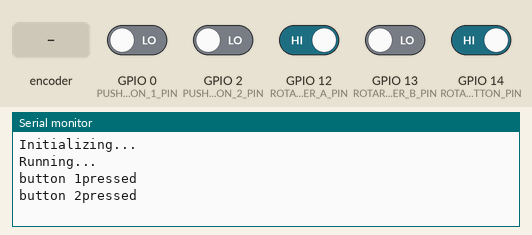
Simulated run of this program. Board: ESP8266 (NodeMCU). Shown: the last lines printed to the serial monitor. The inputs (shaded band) are chosen by the test bench; at power-on: GPIO 12 (ROTARY_ENCODER_A_PIN), GPIO 14 (ROTARY_ENCODER_BUTTON_PIN) HIGH, GPIO 0 (PUSHBUTTON_1_PIN), GPIO 2 (PUSHBUTTON_2_PIN), GPIO 13 (ROTARY_ENCODER_B_PIN) LOW.

Above: at 1.2 s.
1.3 s: rotary encoder on GPIO 12 (ROTARY_ENCODER_A_PIN) / GPIO 13 (ROTARY_ENCODER_B_PIN) turned 1 step (first pin leading)
At 2.1 s:
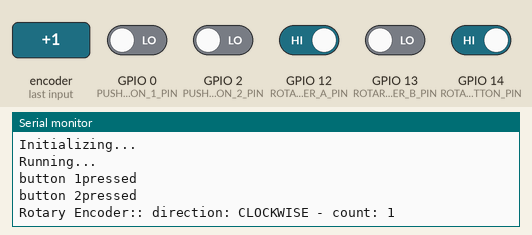
3.0 s: GPIO 14 (ROTARY_ENCODER_BUTTON_PIN) driven LOW
At 3.9 s:
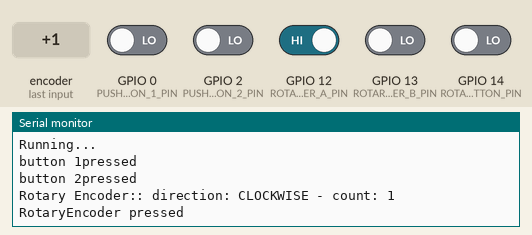
4.5 s: rotary encoder on GPIO 12 (ROTARY_ENCODER_A_PIN) / GPIO 13 (ROTARY_ENCODER_B_PIN) turned 2 steps (second pin leading)
At 5.6 s:
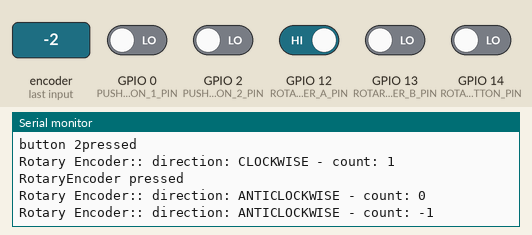

The program:

main.cpp
```cpp
#include <Arduino.h>
#include <stdlib.h>
#include <ESP8266WiFi.h>
#include "ESPAsyncWebServer.h"
#include <NeoPixelBus.h>
#include <NeoPixelAnimator.h>
#include "RTClib.h"
#include "Rotary_Encoder.h"
#include "Buttons.h"

// -------------------------------------------Buttons
//const int buttonPin = 12;  // the number of the pushbutton pin


const int debugLedPin = 2;    // the number of the LED pin

// -------------------------------------------RTC
RTC_PCF8563 rtc;
char daysOfTheWeek[7][12] = {"Sunday", "Monday", "Tuesday", "Wednesday", "Thursday", "Friday", "Saturday"};

// -------------------------------------------Server Stuff
//const char* ssid = "FRITZ!Box 7530 MX";
//const char* password =  "97931520760499136656";

//AsyncWebServer server(80);

// -------------------------------------------Neopixel Stuff
const uint16_t PixelCount = 20;
const uint8_t PixelPin = 2;

enum directionType {
    SUNSET,
    SUNRISE
};
directionType direction = SUNRISE;


//NeoPixelBus<NeoGrbFeature, NeoWs2812xMethod> strip(PixelCount, PixelPin);
// For Esp8266, the Pin is omitted and it uses GPIO3 due to DMA hardware use.
// There are other Esp8266 alternative methods that provide more pin options, but also have
// other side effects.
// for details see wiki linked here https://github.com/Makuna/NeoPixelBus/wiki/ESP8266-NeoMethods

// Neopixel Time Info:
// NEO_MILLISECONDS        1    // ~65 seconds max duration, ms updates
// NEO_CENTISECONDS       10    // ~10.9 minutes max duration, centisecond updates
// NEO_DECISECONDS       100    // ~1.8 hours max duration, decisecond updates
// NEO_SECONDS          1000    // ~18.2 hours max duration, second updates
// NEO_DECASECONDS     10000    // ~7.5 days, 10 second updates

NeoPixelBus<NeoRgbwFeature, NeoWs2812xMethod> strip(PixelCount, PixelPin);
NeoPixelAnimator animations(PixelCount, NEO_CENTISECONDS);

void setup() {

    Serial.begin(74880);

    while (!Serial); // wait for serial attach

    Serial.println();
    Serial.println("Initializing...");
    Serial.flush();

    // this resets all the neopixels to an off state
    // strip.Begin();
    // strip.Show();

    setupPushbuttons();

    /*
    if (! rtc.begin()) {
        Serial.println("Couldn't find RTC");
        Serial.flush();
        while (1) delay(10);
    }

    if (rtc.lostPower()) {
        Serial.println("RTC is NOT initialized, let's set the time!");
        rtc.adjust(DateTime(F(__DATE__), F(__TIME__)));
    }
    rtc.start();
    */

    /*
    WiFi.begin(ssid, password);

    while (WiFi.status() != WL_CONNECTED) {
    delay(1000);
    Serial.println("Connecting to WiFi..");
    }

    Serial.println(WiFi.localIP());

    server.on(
        "/post",
        HTTP_POST,
        [](AsyncWebServerRequest * request){},
        NULL,
        [](AsyncWebServerRequest * request, uint8_t *data, size_t len, size_t index, size_t total) {

        String data_string = "";
        for (size_t i = 0; i < len; i++) {
            Serial.write(data[i]);
            data_string += (char)data[i];
        }

        Serial.println();

        Serial.println("REPEAT:"+ data_string);

        minutes_to_alarm = data_string.toInt(); // ascii to integer

        //Reset LED
        strip.Begin();
        strip.Show();

        request->send(200);
    });

    server.begin();
    */

    /*
    rotaryEncoder.begin();
    rotaryEncoder.setup(readEncoderISR);
    rotaryEncoder.setBoundaries(0, 1000, false); //minValue, maxValue, circleValues true|false (when max go to min and vice versa)
    rotaryEncoder.setAcceleration(250);
    */

    setupRotaryEncoder();
    attachInterrupt(digitalPinToInterrupt(ROTARY_ENCODER_A_PIN), INTERRUPT_handler, RISING);

    Serial.println();
    Serial.println("Running...");
}

//Animation to define turning off behavior
void TurnOffSetupAnimationSet(){
    for (uint16_t pixel = 0; pixel < PixelCount; pixel++)
    {
        //uint16_t time = random(100, 400);
        //uint16_t time = pixel*50;
        //uint16_t time = 40 + (5*exp(pow(-((pixel*(3.1/PixelCount))),2)));
        uint16_t time = 1;

        RgbwColor originalColor = strip.GetPixelColor(pixel);
        RgbwColor targetColor = RgbwColor(0, 0, 0, 0);
        AnimEaseFunction easing;

        easing = NeoEase::ExponentialOut;

        AnimUpdateCallback animUpdate = [=](const AnimationParam& param)
        {

            float progress = easing(param.progress);

            RgbwColor updatedColor = RgbwColor::LinearBlend(originalColor, targetColor, progress);
            strip.SetPixelColor(pixel, updatedColor);
        };

        animations.StartAnimation(pixel, time, animUpdate);
    }
}

//Animation to define turning on behavior
void TurnOnSetupAnimationSet(){
    // setup some animations
    for (uint16_t pixel = 0; pixel < PixelCount; pixel++)
    {
        uint16_t time = (3000 - (2500*exp(-pow((((double_t)(0.25*pixel))-((double_t)PixelCount/8)),2))))*2;

        // each animation starts with the color that was present
        RgbwColor originalColor = strip.GetPixelColor(pixel);
        // and ends with the targetColor
        RgbwColor targetColor = RgbwColor(63, 255, 0, 255); //order is actually grbw!
        // with the ease function
        AnimEaseFunction easing;

        easing = NeoEase::Gamma;

        AnimUpdateCallback animUpdate = [=](const AnimationParam& param)
        {
            // progress will start at 0.0 and end at 1.0
            // we convert to the curve we want
            float progress = easing(param.progress);

            // use the curve value to apply to the animation
            RgbwColor updatedColor = RgbwColor::LinearBlend(originalColor, targetColor, progress);
            strip.SetPixelColor(pixel, updatedColor);
        };

        // now use the animation properties we just calculated and start the animation
        // which will continue to run and call the update function until it completes
        animations.StartAnimation(pixel, time, animUpdate);
    }
}

void loop() {
    // put your main code here, to run repeatedly:

    //DateTime now = rtc.now();

/*
    Serial.print(now.year(), DEC);
    Serial.print('/');
    Serial.print(now.month(), DEC);
    Serial.print('/');
    Serial.print(now.day(), DEC);
    Serial.print(" (");
    Serial.print(daysOfTheWeek[now.dayOfTheWeek()]);
    Serial.print(") ");
    Serial.print(now.hour(), DEC);
    Serial.print(':');
    Serial.print(now.minute(), DEC);
    Serial.print(':');
    Serial.print(now.second(), DEC);
    Serial.println();
*/
/*
    if (rotaryEncoder.encoderChanged())
    {
        Serial.println(rotaryEncoder.readEncoder());
    }
    if (rotaryEncoder.isEncoderButtonClicked())
    {
        Serial.println("button pressed");
    }
*/

    // if (animations.IsAnimating())
    // {
    //     // the normal loop just needs these two to run the active animations
    //     animations.UpdateAnimations();
    //     strip.Show();
    // }
    // else
    // {
    //     Serial.println();
    //     Serial.println("Setup Next Set...");
    //     // example function that sets up some animations
    //     if (direction == SUNRISE) {
    //         TurnOnSetupAnimationSet();
    //         direction = SUNSET; //
    //         //digitalWrite(ledPin, LOW);
    //         Serial.println("Setup Next Set Bright...");
    //         }
    //     else if (direction == SUNSET) {
    //         TurnOffSetupAnimationSet();
    //         direction = SUNRISE;
    //         //digitalWrite(ledPin, HIGH);
    //         Serial.println("Setup Next Set Dark...");
    //         }
    // }

    if (prev_counter != counter) {
        Serial.print("Rotary Encoder:: direction: ");
    if (rotary_direction == DIRECTION_CW)
        Serial.print("CLOCKWISE");
    else
        Serial.print("ANTICLOCKWISE");

        Serial.print(" - count: ");
        Serial.println(counter);

        prev_counter = counter;
    }

    static menuState menuState;
    handleButtonEvent(menuState);
    handleRotaryEncoderButtonEvent();

    //delay(5000);
}
```

Buttons.h
```cpp
#include <Arduino.h>

// -------------------------------------------Menu System
typedef struct menuState{
    int selectedBoard = 0; // 0 - none, 1 - Master, 2-4 Rest
} menuState;

// -------------------------------------------Push Button
#define PUSHBUTTON_1_PIN 0
#define PUSHBUTTON_2_PIN 2
// #define PUSHBUTTON_3_PIN 16
// #define PUSHBUTTON_4_PIN 15 //see issue#2

int pushButtonPinArr[] = {PUSHBUTTON_1_PIN, PUSHBUTTON_2_PIN};

void setupPushbuttons(){
    for(int i = 0; i < 2; i++){
        pinMode(pushButtonPinArr[i], INPUT);
    }
}

void handleButtonEvent(menuState &menuState){
    static bool buttonStateLastStep[] = {1,1}; //0 means pressed!

    // Debug outputs
    // Serial.print(digitalRead(PUSHBUTTON_1_PIN));
    // Serial.println(digitalRead(PUSHBUTTON_2_PIN));
    // Serial.print(digitalRead(PUSHBUTTON_3_PIN));
    // Serial.println(digitalRead(PUSHBUTTON_4_PIN));

    //check GPIOs
    for(int i = 0; i < 2; i++){
        if( (digitalRead(pushButtonPinArr[i]) == 0) && !(buttonStateLastStep[i] == 0) ){
            buttonStateLastStep[i] = digitalRead(pushButtonPinArr[i]);
            (menuState).selectedBoard = i +1;
            Serial.print("button ");
            Serial.print((menuState).selectedBoard);
            Serial.println("pressed");
            break;  //ignore potential additional clicks
        }
        buttonStateLastStep[i] = digitalRead(pushButtonPinArr[i]);
    }
}
```

Rotary_Encoder.h
```cpp
#include <Arduino.h>
#include <ESP8266WiFi.h>
// -------------------------------------------Rotary Encoder

#define ROTARY_ENCODER_A_PIN 12
#define ROTARY_ENCODER_B_PIN 13
#define ROTARY_ENCODER_BUTTON_PIN 14

#define DIRECTION_CW 0   // clockwise direction
#define DIRECTION_CCW 1  // counter-clockwise direction

volatile int counter = 0;
volatile int rotary_direction = DIRECTION_CW;
volatile unsigned long last_time;  // for debouncing
int prev_counter;

void setupRotaryEncoder(){
    pinMode(ROTARY_ENCODER_A_PIN, INPUT);
    pinMode(ROTARY_ENCODER_B_PIN, INPUT);
    pinMode(ROTARY_ENCODER_BUTTON_PIN, INPUT);
}

void IRAM_ATTR INTERRUPT_handler() {
  if ((millis() - last_time) < 10)  // debounce time is 50ms
    return;

  if (digitalRead(ROTARY_ENCODER_B_PIN) == HIGH) {
    // The encoder is rotating in counter-clockwise direction => decrease the counter
    counter--;
    rotary_direction = DIRECTION_CCW;
  } else {
    // The encoder is rotating in clockwise direction => increase the counter
    counter++;
    rotary_direction = DIRECTION_CW;
  }

  last_time = millis();
}

void handleRotaryEncoderButtonEvent(){
    static bool buttonStateLastStep = 1; //0 means pressed!

    // Serial.println(digitalRead(ROTARY_ENCODER_BUTTON_PIN));
    //check GPIOs

    if( (digitalRead(ROTARY_ENCODER_BUTTON_PIN) == 0) && !(buttonStateLastStep == 0) ){
        buttonStateLastStep = digitalRead(ROTARY_ENCODER_BUTTON_PIN);
        Serial.println("RotaryEncoder pressed");
    }
    buttonStateLastStep = digitalRead(ROTARY_ENCODER_BUTTON_PIN);
}
```

Measured:
- after the input at 1.3 s, the serial monitor: prints a new line after 0.05 s (image 1)
- after the input at 3.0 s, the serial monitor: prints a new line at once (image 2)
- after the input at 4.5 s, the serial monitor: prints a new line after 0.08 s (image 3)
